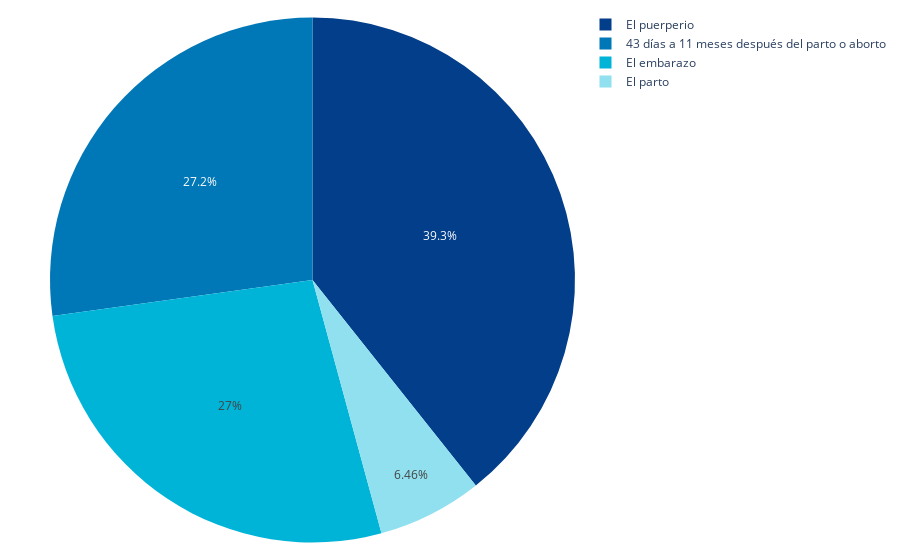

Source (notebook cell):
### Code cell
# Agrupar y contar las ocurrencias de cada categoría en 'embarazo'
counts = MORT_MAT['embarazo'].value_counts()
counts.to_csv('C://Users//sdvc0//OneDrive//Escritorio//REPOSITORIO_ENAPEA//BACK//Mortalidad//Materna//Gráficas//MORT_MAT_3.csv', index=False)

# Obtener etiquetas y valores para el gráfico de pie
labels = counts.index.tolist()
values = counts.values.tolist()

# Colores en formato RGB
colors = ['#023e8a', '#0077b6', '#00b4d8', '#90e0ef']

# Crear la figura de tipo pie
fig = go.Figure(data=[go.Pie(labels=labels, values=values, marker_colors=colors)])

# Actualizar diseño del layout
fig.update_layout(
    title=' ', 
    title_x=0.5,  # Centrar el título horizontalmente
    title_y=0.95,  # Ajustar posición vertical del título
    margin=dict(l=50, r=50, t=10, b=10),  # Ajusta los márgenes para evitar recortes de etiqueta
    
)

# Mostrar la figura
fig.show()
fig.write_html('C://Users//sdvc0//OneDrive//Escritorio//REPOSITORIO_ENAPEA//BACK//Mortalidad//Materna//Gráficas//MORT_MAT_3.html')

### Figure 1 — Plotly figure (JSON) as saved in the notebook; plotly's stock layout.template omitted (floating-point values rounded to 4 significant figures)
{"data": [{"labels": ["El puerperio", "43 días a 11 meses después del parto o aborto", "El embarazo", "El parto"], "marker": {"colors": ["#023e8a", "#0077b6", "#00b4d8", "#90e0ef"]}, "type": "pie", "values": [548, 379, 377, 90]}], "layout": {"margin": {"b": 10, "l": 50, "r": 50, "t": 10}, "title": {"text": " ", "x": 0.5, "y": 0.95}}}
